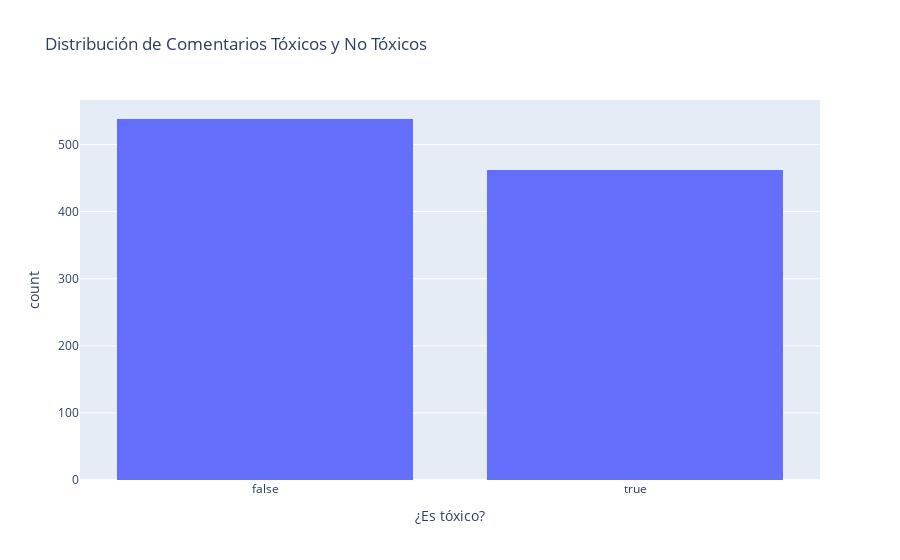
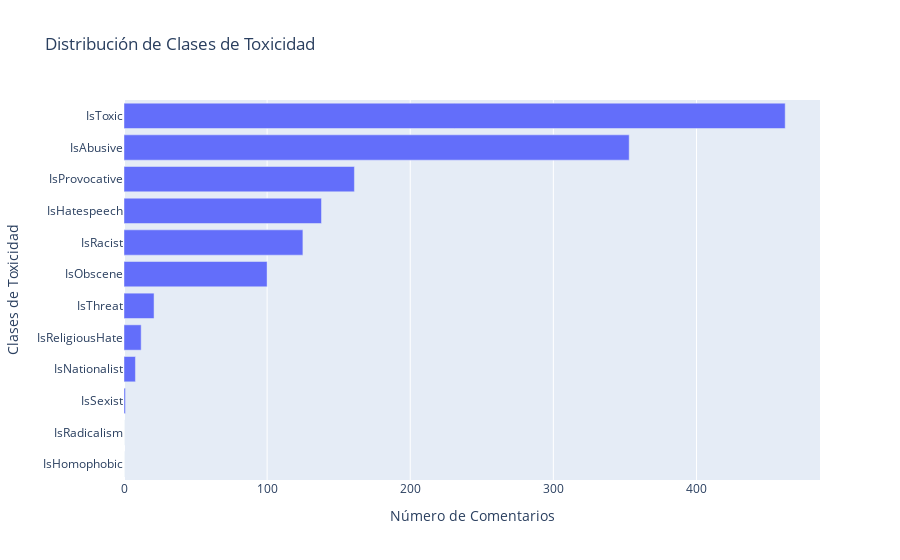

Notebook code for these charts, in order:
### Markdown cell above
### Visualizaremos la distribución de los comentarios tóxicos y no tóxicos y también ver cómo se distribuyen las diferentes clases de toxicidad.

### Code cell
labels = ['IsToxic', 'IsAbusive', 'IsThreat', 'IsProvocative', 'IsObscene', 'IsHatespeech', 
          'IsRacist', 'IsNationalist', 'IsSexist', 'IsHomophobic', 'IsReligiousHate', 'IsRadicalism']
toxicity_counts = df[labels].sum()


# Visualizar la distribución de comentarios tóxicos y no tóxicos usando plotly
fig1 = px.histogram(df, x='IsToxic', title='Distribución de Comentarios Tóxicos y No Tóxicos', 
                   labels={'IsToxic': '¿Es tóxico?', 'count': 'Número de Comentarios'}, 
                   category_orders={"IsToxic": [False, True]})
fig1.show()

# Visualizar la distribución de las diferentes clases de toxicidad usando plotly
toxicity_counts_df = toxicity_counts.sort_values(ascending=True).reset_index()
toxicity_counts_df.columns = ['Clases de Toxicidad', 'Número de Comentarios']

fig2 = px.bar(toxicity_counts_df, y='Clases de Toxicidad', x='Número de Comentarios', orientation='h',
             title='Distribución de Clases de Toxicidad')
fig2.show()

### Figure 1 — Plotly figure (JSON) as saved in the notebook; plotly's stock layout.template omitted (floating-point values rounded to 4 significant figures; data arrays with more than 128 entries replaced by an {"elided": "..."} marker saying what was removed)
{"data": [{"alignmentgroup": "True", "bingroup": "x", "hovertemplate": "¿Es tóxico?=%{x}<br>count=%{y}<extra></extra>", "legendgroup": "", "marker": {"color": "#636efa", "pattern": {"shape": ""}}, "name": "", "offsetgroup": "", "orientation": "v", "showlegend": false, "type": "histogram", "x": {"elided": "1000 bool values"}, "xaxis": "x", "yaxis": "y"}], "layout": {"barmode": "relative", "legend": {"tracegroupgap": 0}, "title": {"text": "Distribución de Comentarios Tóxicos y No Tóxicos"}, "xaxis": {"anchor": "y", "categoryarray": [false, true], "categoryorder": "array", "domain": [0, 1], "title": {"text": "¿Es tóxico?"}}, "yaxis": {"anchor": "x", "domain": [0, 1], "title": {"text": "count"}}}}

### Figure 2 — Plotly figure (JSON) as saved in the notebook; plotly's stock layout.template omitted (floating-point values rounded to 4 significant figures)
{"data": [{"alignmentgroup": "True", "hovertemplate": "Número de Comentarios=%{x}<br>Clases de Toxicidad=%{y}<extra></extra>", "legendgroup": "", "marker": {"color": "#636efa", "pattern": {"shape": ""}}, "name": "", "offsetgroup": "", "orientation": "h", "showlegend": false, "textposition": "auto", "type": "bar", "x": [0, 0, 1, 8, 12, 21, 100, 125, 138, 161, 353, 462], "xaxis": "x", "y": ["IsHomophobic", "IsRadicalism", "IsSexist", "IsNationalist", "IsReligiousHate", "IsThreat", "IsObscene", "IsRacist", "IsHatespeech", "IsProvocative", "IsAbusive", "IsToxic"], "yaxis": "y"}], "layout": {"barmode": "relative", "legend": {"tracegroupgap": 0}, "title": {"text": "Distribución de Clases de Toxicidad"}, "xaxis": {"anchor": "y", "domain": [0, 1], "title": {"text": "Número de Comentarios"}}, "yaxis": {"anchor": "x", "domain": [0, 1], "title": {"text": "Clases de Toxicidad"}}}}
